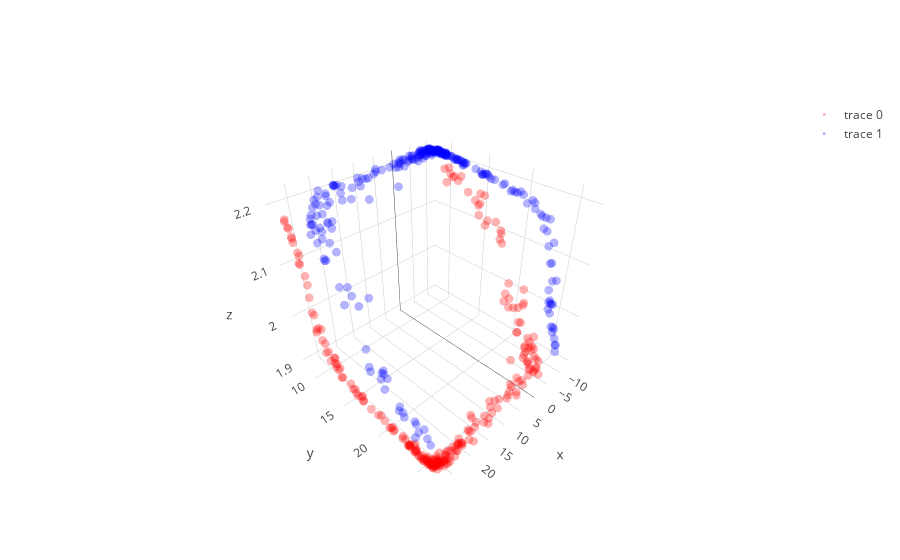

Notebook source saved alongside this figure:
### Code cell
# with all scale
expand_dim = 3
w1 = np.random.randn(2,expand_dim)
w2 = np.random.randn(expand_dim,1)
a  = np.ones(expand_dim); b = np.ones(expand_dim); c = np.zeros(expand_dim)

w1 = _sym_decorrelation(w1)
w2 = w2/(np.sqrt(np.sum(w2**2)))

temp_X = np.copy(X)
mini_batch_size = 10
for iter in range(2000):
    cum_loss = 0; temp_X   = shuffle(temp_X)
    
    for mini_batch in range(0,len(X),mini_batch_size):
        current_batch = temp_X[mini_batch:mini_batch+mini_batch_size]
        
        layer1 = current_batch @ w1
        layer1 = layer1  + (1/(iter+1))*np.random.randn(expand_dim)
        layer1a= a*g(b*layer1)+c
        layer1a= layer1a + (1/(iter+1))*np.random.randn(expand_dim)
        layer2 = layer1a       @ w2
        loss   = w2.T @ layer1a.T @ layer1a @ w2
        
        grad2 = -layer1a.T @ layer1a @ w2 
        grad1a= -layer1a@w2@w2.T
        grada = grad1a*g(b*layer1)
        gradb = grad1a*a*g_grad(b*layer1)*layer1
        gradc = grad1a
        grad1 = current_batch.T @(grad1a*a*g_grad(b*layer1)*b) - 2.5 * current_batch.T @ current_batch @ w1 

        w2 = w2 - 0.00000001 * grad2+ (1/(iter+1))*np.random.randn(expand_dim,1)
        a = a -   0.000005    * grada.mean(0)+ (1/(iter+1))*np.random.randn(expand_dim)
        b = b -   0.000005    * gradb.mean(0)+ (1/(iter+1))*np.random.randn(expand_dim)
        c = c -   0.000001   * gradc.mean(0)+ (1/(iter+1))*np.random.randn(expand_dim)
        w1 = w1 - 0.00000001 * grad1+ (1/(iter+1))*np.random.randn(2,expand_dim)
        
        w1 = _sym_decorrelation(w1)
        w2 = w2/(np.sqrt(np.sum(w2**2)))
        cum_loss      = cum_loss + loss.mean()
        
    if iter%500==0:print('Iter : ',iter," Loss: ",cum_loss)

# projection
projected_mine = (a*g(b*(X @ w1))+c) @ w2

plt.figure(figsize=(20,5))
plt.subplot(1, 3, 1)
plt.scatter(X[y==0, 0], X[y==0, 1], color='red', alpha=0.5)
plt.scatter(X[y==1, 0], X[y==1, 1], color='blue', alpha=0.5)
plt.quiver(X.mean(0)[0], X.mean(0)[1], evector[0,0],evector[0,1], color=['b'], scale=2.5)
plt.quiver(X.mean(0)[0], X.mean(0)[1], evector[1,0],evector[1,1], color=['g'], scale=2.5)

plt.subplot(1, 3, 2,projection='3d')
one_layer_project = (a*g(b*(X @ w1))+c)
plt.scatter(one_layer_project[:,0],one_layer_project[:,1],one_layer_project[:,2], color='red')

plt.subplot(1, 3, 3)
plt.scatter(projected_mine[y==0], np.zeros((len(projected_mine)//2)),  color='red', alpha=0.05)
plt.scatter(projected_mine[y==1], np.zeros((len(projected_mine)//2)), color='blue', alpha=0.05)
plt.show()

trace1 = go.Scatter3d(
    x=one_layer_project[y==0,0],
    y=one_layer_project[y==0,1],
    z=one_layer_project[y==0,2],
    mode='markers',
    line=dict(color='red',width=0.5),
    marker=dict(size=3,opacity=0.3)
)
trace2 = go.Scatter3d(
    x=one_layer_project[y==1,0],
    y=one_layer_project[y==1,1],
    z=one_layer_project[y==1,2],
    mode='markers',
    line=dict(color='blue',width=0.5),
    marker=dict(size=3,opacity=0.3)
)
data = [trace1,trace2]
fig  = go.Figure(data=data)
iplot(fig)

### Figure 1 — Plotly figure (JSON) as saved in the notebook; plotly's stock layout.template omitted (floating-point values rounded to 4 significant figures; data arrays with more than 128 entries replaced by an {"elided": "..."} marker saying what was removed)
{"data": [{"line": {"color": "red", "width": 0.5}, "marker": {"opacity": 0.3, "size": 3}, "mode": "markers", "type": "scatter3d", "uid": "9c143a2f-ae26-430c-a3ec-d6ff707dc83a", "x": {"elided": "250 float values"}, "y": {"elided": "250 float values"}, "z": {"elided": "250 float values"}}, {"line": {"color": "blue", "width": 0.5}, "marker": {"opacity": 0.3, "size": 3}, "mode": "markers", "type": "scatter3d", "uid": "5eff32f4-8c97-4bbe-bce7-40eb51137905", "x": {"elided": "250 float values"}, "y": {"elided": "250 float values"}, "z": {"elided": "250 float values"}}], "layout": {}}
